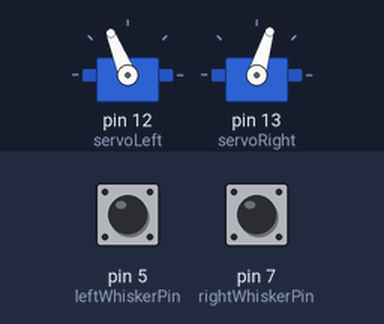
A sketch run on a simulated Arduino Uno, built with avr-gcc and run on an emulated ATmega328P. Shown: 2 × servo. Inputs (shaded band) come from the test bench; at power-on: pin 5 (leftWhiskerPin) HIGH, pin 7 (rightWhiskerPin) HIGH.

Above: at 2.2 s.
2.3 s: pin 5 (leftWhiskerPin) pulled LOW for 0.15 s
At 3.1 s:
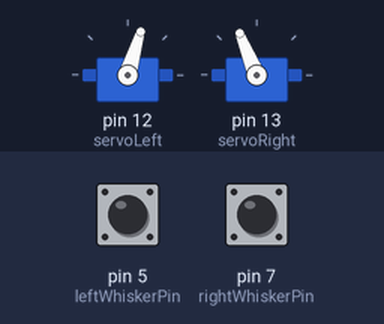
5.4 s: pin 7 (rightWhiskerPin) pulled LOW for 3.2 s
At 7.0 s:
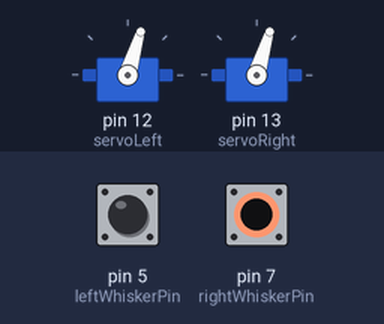
10.5 s: pin 7 (rightWhiskerPin) pulled LOW for 0.15 s
At 12.1 s:
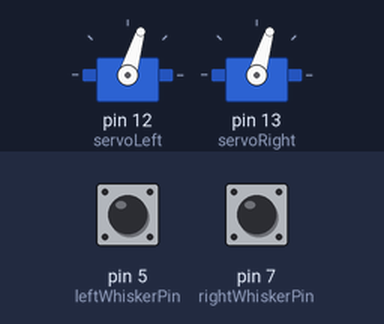
13.6 s: pin 7 (rightWhiskerPin) pulled LOW for 1 s
At 15.8 s:
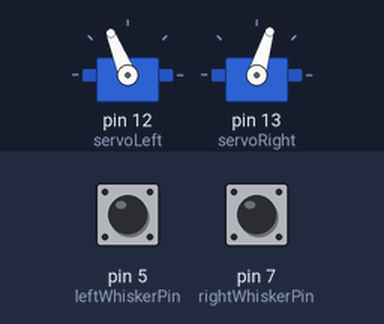
Timing chart, 0 to 17.3 s (numbered marks = the images above; inputs shaded):
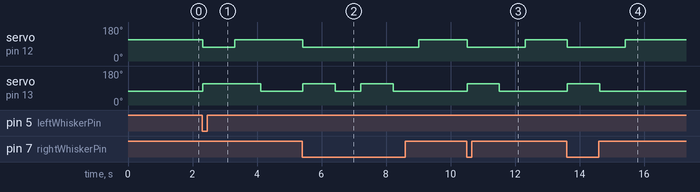

Measured:
- after the input at 2.3 s, servo on pin 12 (servoLeft): 112° → 73° at once, → 112° 1.0 s later; servo on pin 13 (servoRight): 73° → 112° at once, → 73° 1.8 s later
- after the input at 5.4 s, servo on pin 12 (servoLeft): 112° → 73° at once, → 112° 3.6 s later; servo on pin 13 (servoRight): alternates 112° for 1.0 s and 73° for 0.80 s, 4 changes in all, then stays 73°, starting at once
- after the input at 10.5 s, servo on pin 12 (servoLeft): 112° → 73° at once, → 112° 1.8 s later; servo on pin 13 (servoRight): 73° → 112° at once, → 73° 1.0 s later
- after the input at 13.6 s, servo on pin 12 (servoLeft): 112° → 73° at once, → 112° 1.8 s later; servo on pin 13 (servoRight): 73° → 112° at once, → 73° 1.0 s later

The sketch:

servo_move.ino
```cpp
#include <Servo.h>

int rightWhiskerPin = 7;
int leftWhiskerPin = 5;
int rightWhiskerState = 0;
int leftWhiskerState = 0;
Servo servoRight;
Servo servoLeft;

void stopnow(){
  servoLeft.writeMicroseconds(1500);
  servoRight.writeMicroseconds(1500);
}

void forward(int time)                       // Forward function
{
  servoLeft.writeMicroseconds(1700);         // Left wheel counterclockwise
  servoRight.writeMicroseconds(1300);        // Right wheel clockwise
  delay(time);                               // Maneuver for time ms
}

void turnLeft(int time)                      // Left turn function
{
  servoLeft.writeMicroseconds(1300);         // Left wheel clockwise
  servoRight.writeMicroseconds(1300);        // Right wheel clockwise
  delay(time);                               // Maneuver for time ms
}

void turnRight(int time)                     // Right turn function
{
  servoLeft.writeMicroseconds(1700);         // Left wheel counterclockwise
  servoRight.writeMicroseconds(1700);        // Right wheel counterclockwise
  delay(time);                               // Maneuver for time ms
}

void backward(int time)                      // Backward function
{
  servoLeft.writeMicroseconds(1300);         // Left wheel clockwise
  servoRight.writeMicroseconds(1700);        // Right wheel counterclockwise
  delay(time);                               // Maneuver for time ms
}

void setup() {
  // put your setup code here, to run once:
  //tone(4, 3000, 1000);
  delay(1000);
  pinMode(rightWhiskerPin, INPUT);
  pinMode(leftWhiskerPin, INPUT);
  Serial.begin(9600);
  servoLeft.attach(12);
  servoRight.attach(13);
  servoLeft.writeMicroseconds(1500);
  servoRight.writeMicroseconds(1300);

}

void loop() {
  // put your main code here, to run repeatedly:
  rightWhiskerState = digitalRead(rightWhiskerPin);
  leftWhiskerState = digitalRead(leftWhiskerPin);
  // whisker state is 1 if unpressed and 0 if pressed.
  if(rightWhiskerState == 0 && leftWhiskerState == 0){
    backward(1000);
    turnRight(800);
  }
  else if(leftWhiskerState == 0){
    backward(1000);
    turnRight(800);
  }
  else if(rightWhiskerState == 0){
    backward(1000);
    turnLeft(800);
  }
  else{
    forward(20);
  }
}
```
